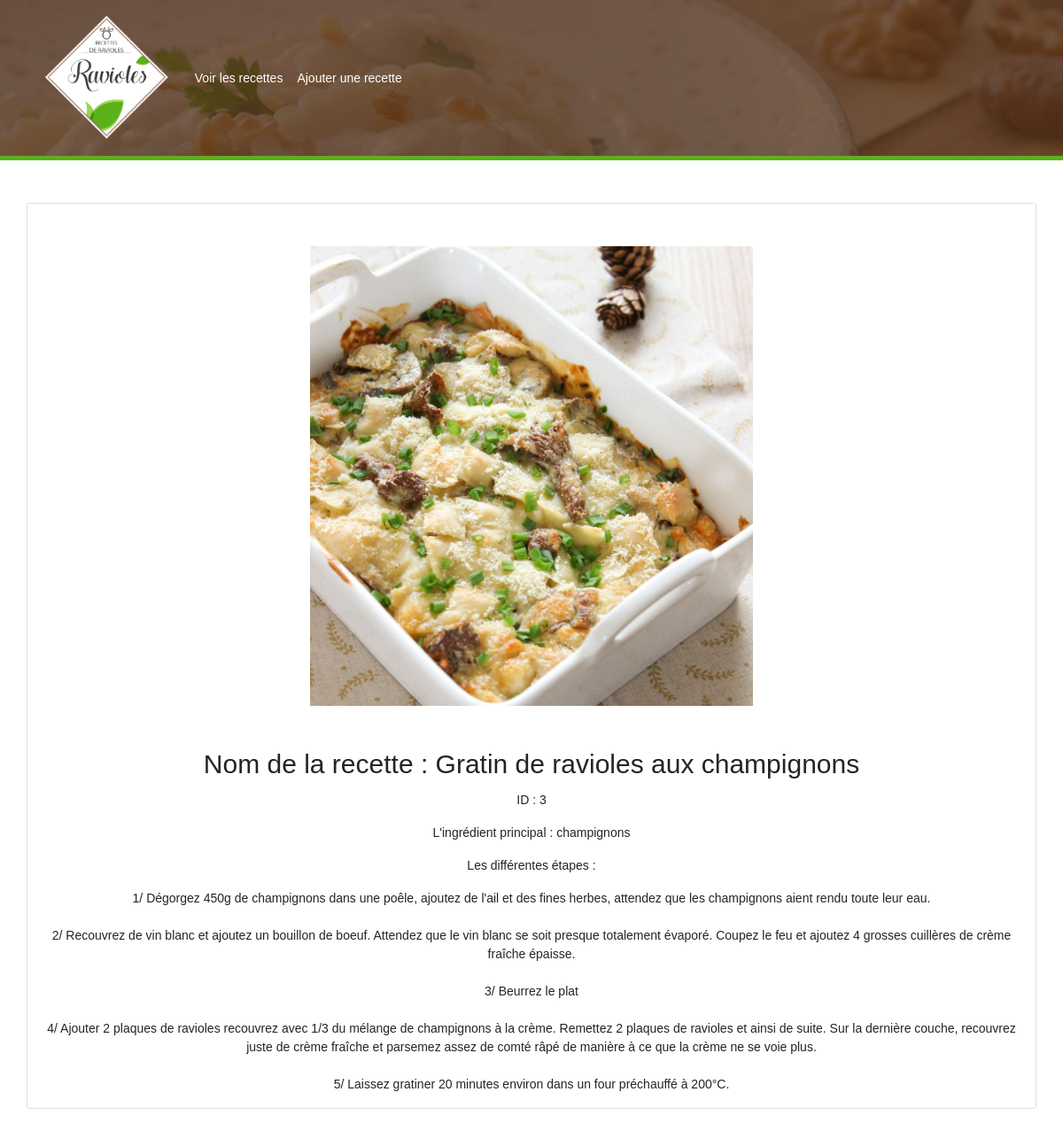
Screenshot of /index.php?controller=recette&action=detailRecette&id=3 with the database file from the repository.
### tables this page shows
CREATE TABLE IF NOT EXISTS `raviole` (
  `id` int(11) NOT NULL AUTO_INCREMENT,
  `ingredient_principal` varchar(250) NOT NULL,
  `titre` varchar(250) NOT NULL,
  `recette` text DEFAULT NULL,
  `file` varchar(250) DEFAULT NULL,
  PRIMARY KEY (`id`),
  UNIQUE KEY `raviole_id_uindex` (`id`)
);

### Controller/recette-controller.php (called while the page is built, shortened)
<?php
class RecetteController {
    public function detailRecette($id)
    {
        $recetteManager = new RecetteManager();
        $recette = $recetteManager->select($id);
        require 'View/recette-detail.php';
    }
}

### Model/Manager/DbManager.php (called while the page is built, shortened)
<?php
class DbManager{
    private $host = 'localhost';
    private $dbName = 'recettes_cuisine';
    private $username = 'root';
    private $password = '';
    public function __construct()
    {
        try {
            $this->bdd = new PDO('mysql:host='.$this->host.'; dbname='. $this->dbName , $this->username, $this->password);
        }
        catch(Exception $e) {
            die('Erreur '.$e->getMessage());
        }
    }
}

### Model/Manager/recette-manager.php (called while the page is built, shortened)
<?php
    class RecetteManager extends DbManager {
        public function select($id)
        {
            $requete = $this->bdd->prepare("SELECT * FROM raviole WHERE id = ?");
            $requete->bindParam(1, $id);
            $requete->execute();
            $res = $requete->fetch();
            $recette = new Recette($res['id'], $res['titre'], $res['ingredient_principal'], $res['recette'], $res['file']);
            return $recette;
        }
    }

### Model/Class/recette.php (called while the page is built, shortened)
<?php
    class Recette{
        private $id;
        private $titre;
        private $ingredient_principal;
        private $contenu;
        private $file;
    public function __construct($id = null, $titre, $ingredient_principal, $contenu, $file)
    {
        $this->id = $id;
        $this->titre = $titre;
        $this->ingredient_principal = $ingredient_principal;
        $this->contenu = $contenu;
        $this->file = $file;
    }
        public function getId()
        {
            return $this->id;
        }
        public function getTitre()
        {
            return $this->titre;
        }
        public function getIngredientPrincipal()
        {
            return $this->ingredient_principal;
        }
        public function getContenu()
        {
            return $this->contenu;
        }
        public function getImage()
        {
            return $this->file;
        }
    }

### View/recette-detail.php (the view, shortened to what this page needs)
<html>
<head>
</head>
<body>
<?php
include 'nav.php';
?>
<div id="detail" class="card mb-3 text-center container mt-5 pt-5">
    <img style="max-width: 500px;" class="m-auto card-img-top img-fluid pb-5" src="uploads/<?php echo($recette->getImage()); ?>"
         alt="Image de la recette <?php echo $recette->getTitre()?>"
    <div class="card-body">
        <h2 class="card-title">Nom de la recette : <?php echo $recette->getTitre()?></h2>
        <p class="card-text">ID : <?php echo $recette->getId()?></p>
        <p>L'ingrédient principal : <?php echo $recette->getIngredientPrincipal()?></p>
        <p>Les différentes étapes : </p>
            <p><?php echo nl2br($recette->getContenu())?></p>
    </div>
</body>
</html>

### assets/css/main.css (style rules this page uses)
body { font-family: "Poppins", "Arial", "Helvetica Neue", sans-serif; font-weight: 400; font-size: 14px; }
h1, h2, h3, h4, h5, h6 { font-weight: 400; }
h2 { font-size: 30px; }
body { background-image: url("../img/galaxy.jpg"); background-position: center; background-repeat: no-repeat; background-size: cover; background-attachment: fixed; }

### rows the page displays
raviole: file (picture), titre "Gratin de ravioles aux champignons", id "3", ingredient_principal "champignons", recette "1/ Dégorgez 450g de champignons dans une poêle, ajoutez de l'ail et des fines herbes, attendez que les champignons aient rendu toute leur eau. 2/ Recouvrez de vin blanc et ajoutez un bouillon de boeuf. Attendez que le vin blanc se soit presque totalement évaporé. Coupez le feu et ajoutez 4 grosses cuillères de crème fraîche épaisse. 3/ Beurrez le plat 4/ Ajouter 2 plaques de ravioles recouvrez avec 1/3 du mélange de champignons à la crème. Remettez 2 plaques de ravioles et ainsi de suite. Sur la dernière couche, recouvrez juste de crème fraîche et parsemez assez de comté râpé de manière à ce que la crème ne se voie plus. 5/ Laissez gratiner 20 minutes environ dans un four préchauffé à 200°C."
